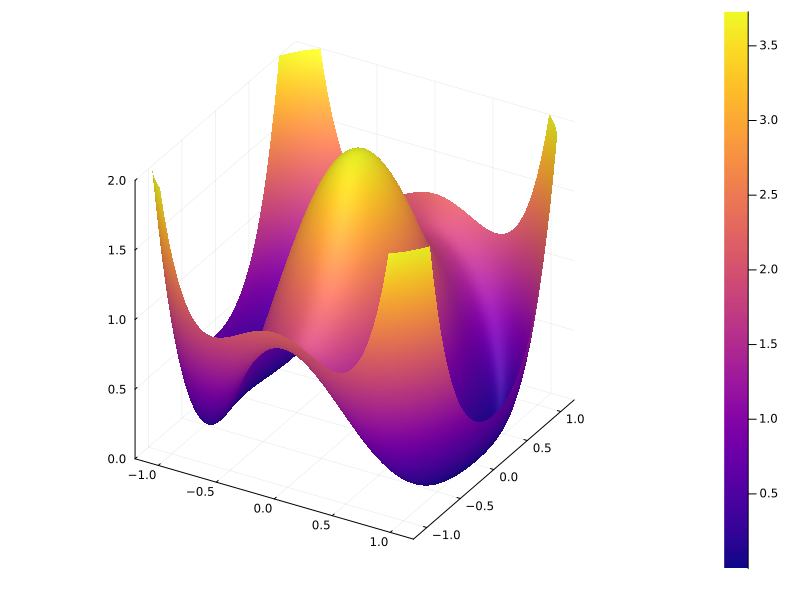

Here is the Julia script that generated this plot:
using Plots

x = LinRange(-1.2,1.2,200)
y = LinRange(-1.2,1.2,200)


f(x, y) = (x^2 + y^2 -1)^2 + (y^2 -1)^2

plt1=plot(x,y,z,xlims=[-1.2,1.2],ylims=[-1.2,1.2],zlims=[0,2],st=:surface,color=:plasma,size=[800,600])
savefig(plt1,"ex1.png")
